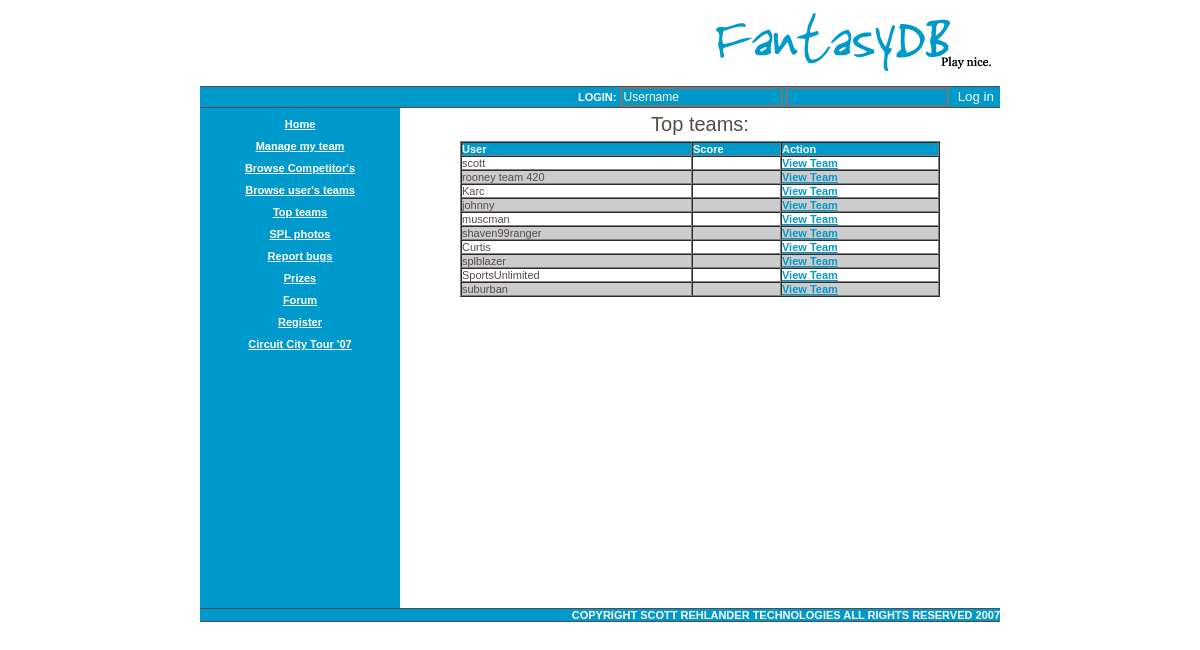
Page /TopTeams.php on the committed database.
### tables this page shows
CREATE TABLE `navigation` (
  `Link` varchar(50) NOT NULL default '',
  `Text` varchar(50) NOT NULL default '',
  `Blank` tinyint(4) NOT NULL default '0',
  PRIMARY KEY  (`Link`)
);

CREATE TABLE `users` (
  `UserName` text NOT NULL,
  `TeamID` int(11) NOT NULL auto_increment,
  `UserEmail` text NOT NULL,
  `UserPassword` text NOT NULL,
  `UserIM` text,
  `ScoreYTD` int(11) default NULL,
  PRIMARY KEY  (`TeamID`)
) TYPE=InnoDB AUTO_INCREMENT=103;

### TopTeams.php (the view, shortened to what this page needs)
<!DOCTYPE html PUBLIC "-//W3C//DTD XHTML 1.0 Transitional//EN" "http://www.w3.org/TR/xhtml1/DTD/xhtml1-transitional.dtd">
<html xmlns="http://www.w3.org/1999/xhtml">
<head>
<link href="/template/1.css" rel="stylesheet" type="text/css" />
<link href="/fantasydbWEB/template/1.css" rel="stylesheet" type="text/css" />
</head>
<body>
<div id="container">
	<div id="banner" ><img src="fdb.gif" width="414" height="66">
 		<h1 class="TopAndBottomSpacers">
			<?php
			$con = mysql_connect("db550.perfora.net", "dbo199011162", "UMkPUSvq");
			$userName = $_SESSION['userName'];
			if(empty($userName))
			{
				echo("<form id=\"loginForm\" name=\"loginForm\" method=\"post\" action=\"main.php\">
			  	Login:
		        	<input name=\"userName\" value=\"Username\" type=\"text\" id=\"userName\"  class=\"loginBoxes\"/>
		    	<input name=\"password\" type=\"password\" id=\"password\"  class=\"loginBoxes\"/>
		    	<input type=\"submit\" name=\"submit\" value=\"Log in\" style=\"background-color:#0099CC;color:#FFFFFF;border:none;\" />
				</form>");
			}
			else
			{
				echo("<form name=\"logoutForm\" method=\"post\" action=\"main.php\">
				Welcome " . $userName .
				"<input type=\"submit\" name=\"logout\" value=\"[ logout ]\" style=\"background-color:#0099CC;color:#FFFFFF;border:none;font-size:8pt;\" />
				</form>");
			}
			?>
		</h1>
  </div>
	<div id="left">
		<div align="center">
		  <?php
			$result = mysql_query("SELECT * FROM navigation", $con) or die(mysql_error());
			echo("<table width=\"93%\" border=\"0\" cellspacing=\"10\" cellpadding=\"0\">");
			while($row = mysql_fetch_array( $result ))
			{
				echo("<tr><td align=\"center\"><a href=\"" . $row["Link"] . "\">" . $row["Text"] . "</a></td></tr>");
			}
			echo("</table>");
			?>
	  </div>
	</div>
  <div id="content" align="center">
 	 <?php
	 	$con = mysql_connect("db550.perfora.net", "dbo199011162", "UMkPUSvq");
		$sql = "SELECT * FROM users ORDER BY ScoreYTD DESC";
		$result = mysql_query($sql, $con) or die(mysql_error());
		echo("<h2> Top teams:</h2>");
		echo("<table width=80% cellspacing=0 cellpadding=0 border=1><tr class=\"contentTableHeader\"><td>User</td><td>Score</td><td>Action</td>");
		for($i = 0; $i < 10; $i++)
		{
			$row = mysql_fetch_array($result);
			if($i % 2 == 1)
				echo("<tr class=\"contentTableRowInvert\"><td>" . $row['UserName'] . "</td><td>" . $row['ScoreYTD'] . "</td><td><a class=\"invert\" href=\"ViewTeams.php?TeamID= " . $row['TeamID'] . "&teamOwner=" . $row["UserName"] . "\">View Team</a></td>");
			else
				echo("<tr><td>" . $row['UserName'] . "</td><td>" . $row['ScoreYTD'] . "</td><td><a class=\"invert\" href=\"ViewTeams.php?TeamID= " . $row['TeamID'] . "&teamOwner=" . $row["UserName"] . "\">View Team</a></td>");
		}
		echo("</table>");
	 ?>
  </div>
 	<div id="footer">
 	  <h1 class="TopAndBottomSpacers">copyright scott rehlander technologies all rights reserved 2007 </h1>
 	</div>
</div>
</body>
</html>

### template/1.css (style rules this page uses)
body { background-color: #ffffff; font-size: 11px; font-family: Verdana, Arial, SunSans-Regular, Sans-Serif; color:#564b47; padding:0px; margin:0px; }
a { color: #ffffff; font-weight:bold; }
a.invert { color: #0099CC; font-weight:bold; }
h1 { font-size: 11px; text-transform:uppercase; background-color: #E0A3B7; border-top:1px solid #564b47; border-bottom:1px solid #564b47; padding:0px 0px; margin:0px }
h2 { font-size:20px; font-weight: normal; padding: 5px 10px; margin:0px; }
#container { width: 800px; margin-bottom: 10px; margin-left: auto; margin-right: auto; background-color: #0099CC; }
#banner { background-color: #ffffff; text-align: right; padding: 0px; margin: 0px; }
#banner img { padding:10px 0px; }
#content { background-color: #ffffff; padding: 0px; margin-left: 200px; margin-right: 0px; }
div#content { min-height:500px; height:expression(this.scrollHeight > 600 ? "auto":"500px"); }
#left { float: left; width: 200px; margin: 0px; padding: 0px; }
#footer { clear: both; margin: 0px; padding: 0px; text-align: right; }
.TopAndBottomSpacers { background-color: #0099CC; color: #ffffff; }
.loginBoxes { font-size: 12px; color:#FFFFFF; background-color:#0099CC; border-style:double; }
.contentTableHeader { background-color:#0099CC; color: #FFFFFF; font-weight:bold; font-family:Arial, Helvetica, sans-serif; }
.contentTableRowInvert { background-color:#CCCCCC; }

### rows in the picture
navigation: Text "Home"
navigation: Text "Manage my team"
navigation: Text "Browse Competitor's"
navigation: Text "Browse user's teams"
navigation: Text "Top teams"
navigation: Text "SPL photos"
navigation: Text "Report bugs"
navigation: Text "Prizes"
navigation: Text "Forum"
navigation: Text "Register"
navigation: Text "Circuit City Tour '07"
users: UserName "scott"
users: UserName "rooney team 420"
users: UserName "Karc"
users: UserName "johnny"
users: UserName "muscman"
users: UserName "shaven99ranger"
users: UserName "Curtis"
users: UserName "splblazer"
users: UserName "SportsUnlimited"
users: UserName "suburban"
